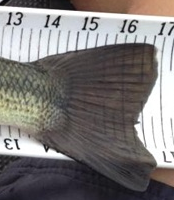
#> input picture Javier_Franco/fishtemplate.png, 174 x 200 px
$ python ImageSearch_Loop4Numbers.py
#> lines starting #> are read from the running program, lines starting #| are printed output that depends on the picture; after the words box and inside, x2 and y2 are one past the last pixel; in counts of white or black regions, pixels touching at a corner belong together
# Javier Franco
# Texas is Awesome!

import cv2
import numpy as np
#from cv2 import cv

#method = cv.CV_TM_SQDIFF_NORMED
#methods = ['cv2.TM_CCOEFF', 'cv2.TM_CCOEFF_NORMED', 'cv2.TM_CCORR',
 #           'cv2.TM_CCORR_NORMED', 'cv2.TM_SQDIFF', 'cv2.TM_SQDIFF_NORMED']


# Read the images from the file
small_image = cv2.imread('fishtemplate.png')
#> small_image is the input picture: shape (200, 174, 3); mean B, G, R 120.2, 120.8, 124.6
large_image = cv2.imread('fish2.jpg')
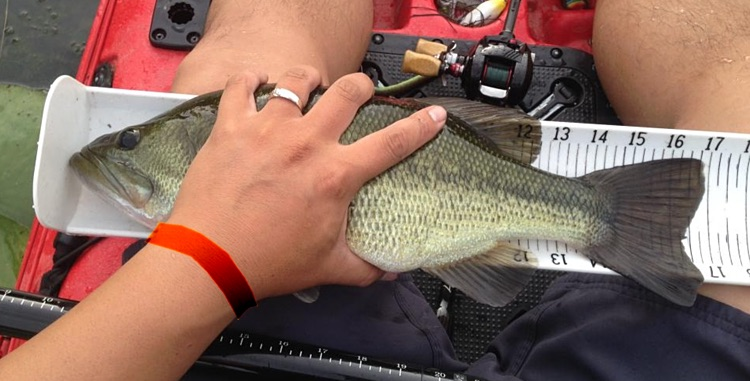
#> input picture Javier_Franco/fish2.jpg, 750 x 381 px
#> large_image is the input picture: shape (381, 750, 3); mean B, G, R 96.7, 108.5, 139.6
#large_image = cv2.resize(large_image, (725, 375))

orig_image=large_image.copy()

#result = cv2.matchTemplate(small_image, large_image, cv2.TM_SQDIFF_NORMED)
result = cv2.matchTemplate(small_image, large_image, cv2.TM_CCOEFF_NORMED)
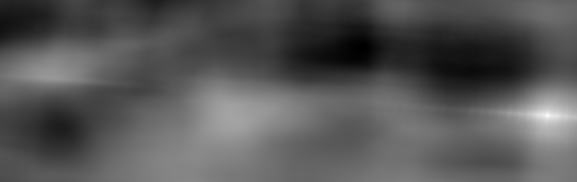
#> result: shape (182, 577) float32; min -0.392, max 1, mean 0.0814; drawn with min black and max white

# We want the minimum squared difference
mn,_,mnLoc,mxLoc = cv2.minMaxLoc(result)
#> mn = -0.392; mnLoc = (361, 48); mxLoc = (547, 115)

# Draw the rectangle:
# Extract the coordinates of our best match
#MPx,MPy = mnLoc
MPx,MPy = mxLoc
#> MPx = 547; MPy = 115

# Step 2: Get the size of the template. This is the same size as the match.
trows,tcols = small_image.shape[:2]
#> trows = 200; tcols = 174

# Step 3: Draw the rectangle on large_image
cv2.rectangle(large_image, (MPx,MPy),(MPx+tcols,MPy+trows),(0,0,255),2)
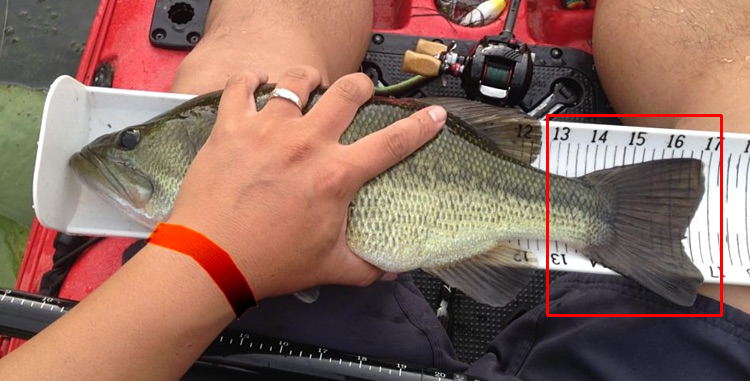
#> large_image: shape (381, 750, 3); 0.78% of pixels changed, all inside (x1, y1, x2, y2) = (546, 114, 723, 317)

# Display the original image with the rectangle around the match.
cv2.imshow('output',large_image)

 #The image is only displayed if we call this
cv2.waitKey(0)

#
##%%
#
tail = large_image[MPy:MPy+trows, MPx:MPx+tcols] # Crop from x, y, w, h -> 100, 200, 300, 400
##tail= cv2.bilateralFilter(tail, 11, 17, 17)
tail = cv2.GaussianBlur(tail,(5,5),0)
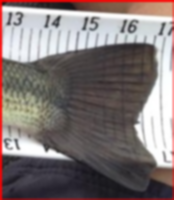
#> tail: shape (200, 174, 3); mean B, G, R 117, 117.6, 128.2
## dilations to remove any small regions of noise
#tail = cv2.threshold(tail, 45, 255, cv2.THRESH_BINARY)[1]
#tail = cv2.erode(tail, None, iterations=2)
#tail = cv2.dilate(tail, None, iterations=2)
#

cv2.imshow("Edged Tail", tail)
cv2.waitKey(0)

tail = cv2.Canny(tail, 30, 200)
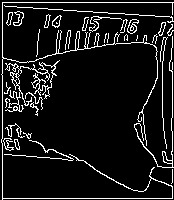
#> tail: shape (200, 174); 9.5% white in thin lines or dots
#
cv2.imshow("Edged Tail", tail)
cv2.waitKey(0)


#%% Find farthest right edge
trows,tcols = small_image.shape[:2]

#Assumed that the center of image is inside the tail
xPt=round(tcols*0.60)   #Find point to start on Xaxis
#> xPt = 104
yPt=round(trows/2)      #Find mid point on Yaxis
#> yPt = 100

currVec=tail[:xPt,yPt] #Get top half of tail
#> currVec = 104 values, max 255 at index 2, min 0 at index 0, mean 12.26
topedgeIdx=np.max(currVec.nonzero())
#> topedgeIdx = 46
currVec=tail[xPt:,yPt] #Get top half of tail
#> currVec = 96 values, max 255 at index 68, min 0 at index 0, mean 7.97
bottomedgeIdx=np.min(currVec.nonzero())+xPt
#> bottomedgeIdx = 172

maxEdgePt=[0,0]
for currRow in range(topedgeIdx,bottomedgeIdx):
        rowVec=tail[currRow,xPt:]
        curredgeIdx=list(rowVec.nonzero())
        curredgeIdx=list(curredgeIdx[0])
        if curredgeIdx[0] >maxEdgePt[1]:
            maxEdgePt[0]=currRow
            maxEdgePt[1]=curredgeIdx[0] #assign to first nonzero value
#> this loop made 126 passes
#> curredgeIdx on passes 1 to 12: [50, 51, 57, 60, 68], [51, 52, 57, 60, 68], [52, 57, 60, 67], [52, 57, 60, 67], [52, 57, 60, 67], [53, 56, 59, 67], [52, 56, 59, 67], [52, 56, 59, 67], [52, 56, 59, 67], [52, 56, 59, 67], [51, 56, 59, 67], [52, 56, 59, 67]
#> after the loop, maxEdgePt = [51, 53]


maxEdgePt[1]=maxEdgePt[1]+xPt


tail=cv2.circle(large_image,(maxEdgePt[1]+MPx,maxEdgePt[0]+MPy), 5, (0, 0,255), -1)
#> tail: shape (381, 750, 3)
tailPt=maxEdgePt[1]+MPx
#> tailPt = 704

cv2.imshow("Tail", tail)
cv2.waitKey(0)


#%% Find numbers

#Find edges on entire image to search for numbers
gray = cv2.cvtColor(orig_image,cv2.COLOR_BGR2GRAY)
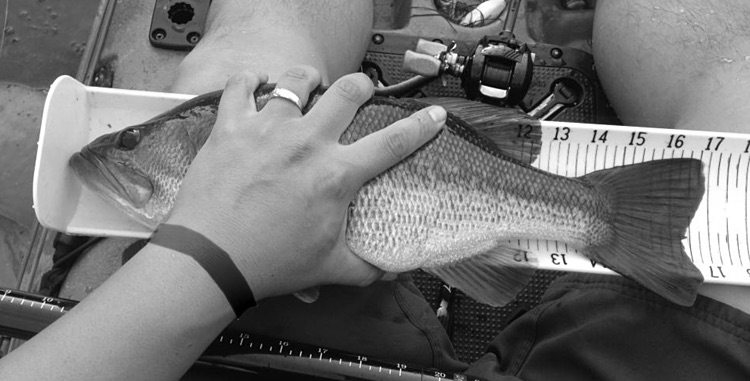
#> gray: shape (381, 750); min 0, max 255, mean 116.5
blur = cv2.GaussianBlur(gray,(5,5),0)
edges = cv2.Canny(blur,50,150,apertureSize = 3)
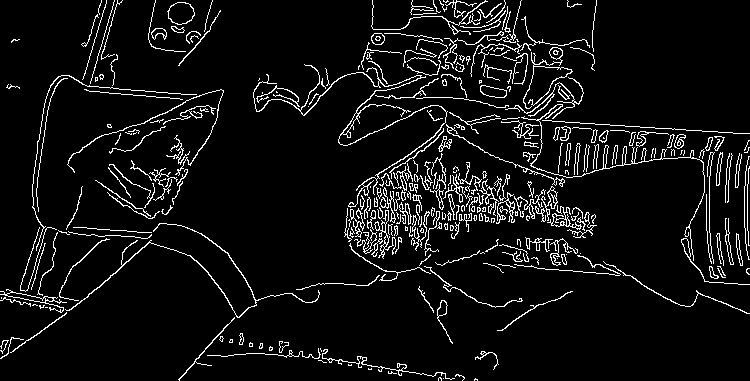
#> edges: shape (381, 750); 6.7% white in thin lines or dots

#Show edges of image
#cv2.imshow("Numbers",edges)
#cv2.waitKey(0)


len_range=range(14,18)
CenterOffset=0.35

# Loop to find where the tail edge is at
for curr_len in len_range:
    currNumImage = cv2.imread(str(curr_len)+'.png')
#> (the run stopped early here; a loop or call above may not have finished)
